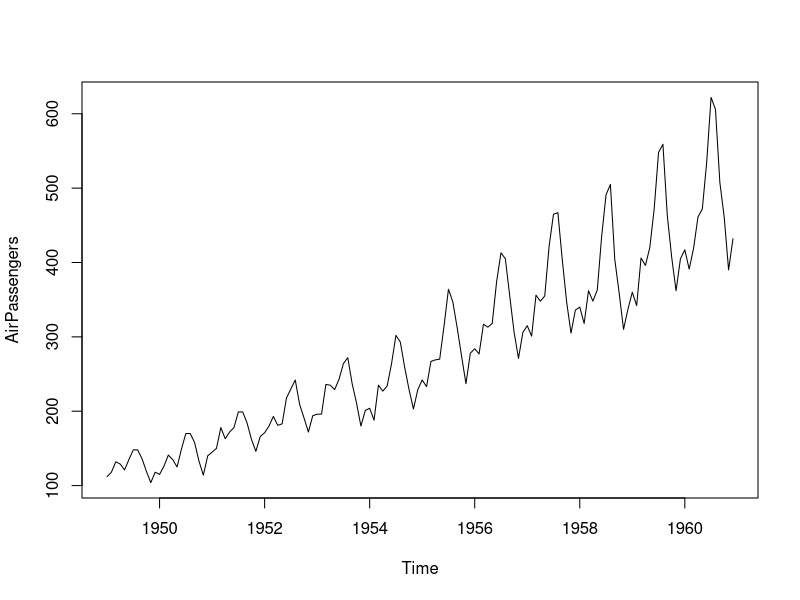
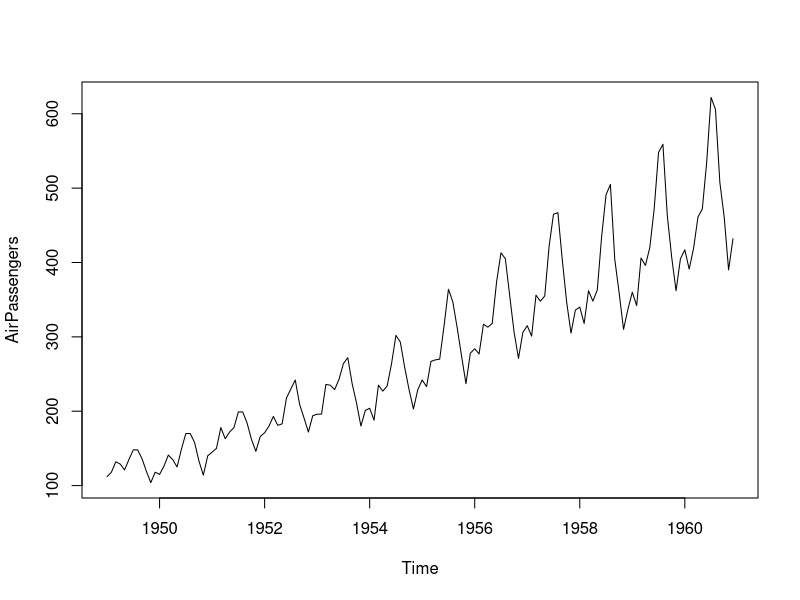
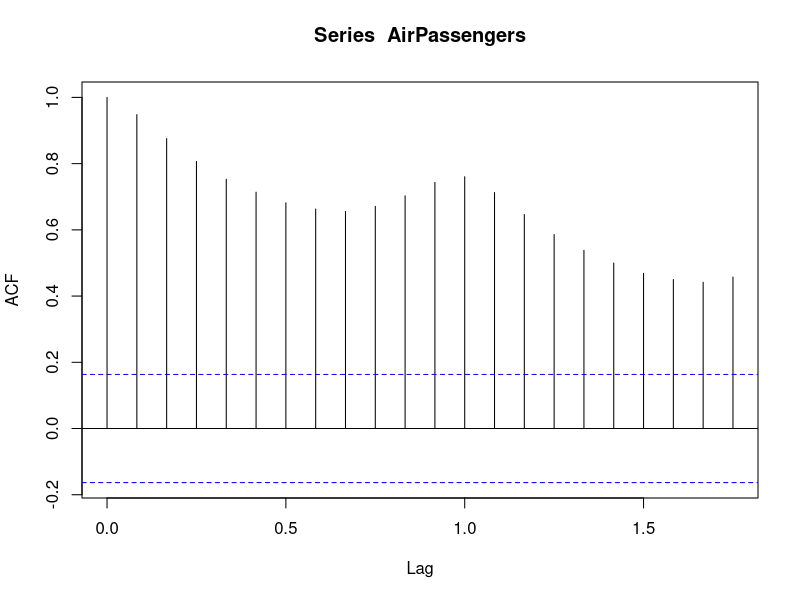
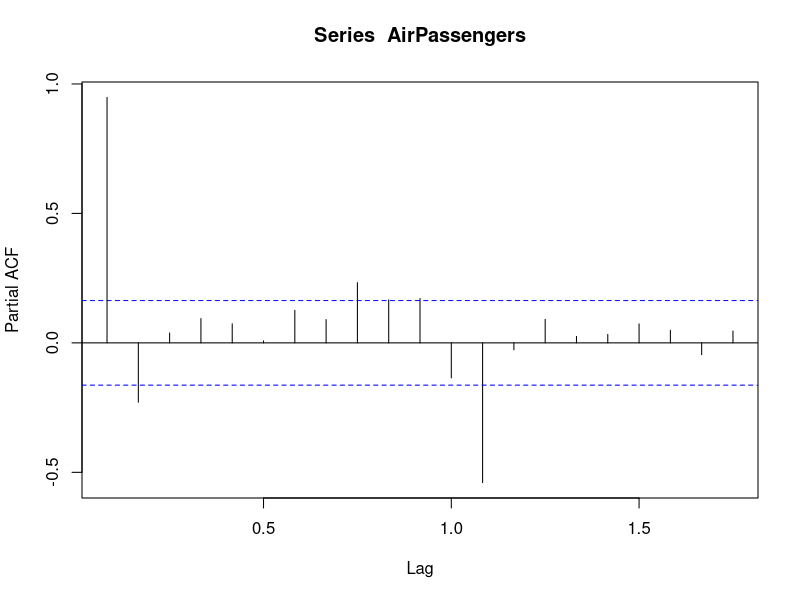

These charts were generated, in order, by the following R code: (Note: this script raises an error after producing the figures.)
library(tseries)
library(forecast)

data("AirPassengers")
plot(AirPassengers)

# acf and pacf plot
plot.ts(AirPassengers)
acf(AirPassengers)
pacf(AirPassengers) #partial ACF

# ADF 

data = series.values
